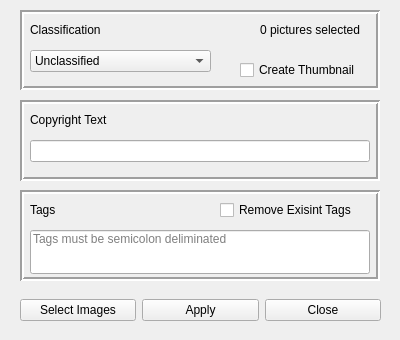
<?xml version="1.0" encoding="UTF-8"?>
<ui version="4.0">
 <class>MainWindow</class>
 <widget class="QMainWindow" name="MainWindow">
  <property name="geometry">
   <rect>
    <x>0</x>
    <y>0</y>
    <width>400</width>
    <height>340</height>
   </rect>
  </property>
  <property name="windowTitle">
   <string>Modify Metadata</string>
  </property>
  <property name="windowIcon">
   <iconset>
    <normalon>logo.png</normalon>
   </iconset>
  </property>
  <widget class="QWidget" name="centralwidget">
   <widget class="QFrame" name="frame_2">
    <property name="geometry">
     <rect>
      <x>20</x>
      <y>100</y>
      <width>360</width>
      <height>81</height>
     </rect>
    </property>
    <property name="frameShape">
     <enum>QFrame::Box</enum>
    </property>
    <property name="frameShadow">
     <enum>QFrame::Sunken</enum>
    </property>
    <property name="lineWidth">
     <number>2</number>
    </property>
    <widget class="QLineEdit" name="TextCopyright">
     <property name="geometry">
      <rect>
       <x>10</x>
       <y>40</y>
       <width>340</width>
       <height>22</height>
      </rect>
     </property>
    </widget>
    <widget class="QLabel" name="LabelCopyright">
     <property name="geometry">
      <rect>
       <x>10</x>
       <y>10</y>
       <width>91</width>
       <height>20</height>
      </rect>
     </property>
     <property name="text">
      <string>Copyright Text</string>
     </property>
    </widget>
   </widget>
   <widget class="QWidget" name="horizontalLayoutWidget">
    <property name="geometry">
     <rect>
      <x>20</x>
      <y>290</y>
      <width>361</width>
      <height>41</height>
     </rect>
    </property>
    <layout class="QHBoxLayout" name="horizontalLayout">
     <item>
      <widget class="QPushButton" name="ButtonSelectImages">
       <property name="text">
        <string>Select Images</string>
       </property>
      </widget>
     </item>
     <item>
      <widget class="QPushButton" name="ButtonApply">
       <property name="text">
        <string>Apply</string>
       </property>
      </widget>
     </item>
     <item>
      <widget class="QPushButton" name="ButtonClose">
       <property name="text">
        <string>Close</string>
       </property>
      </widget>
     </item>
    </layout>
   </widget>
   <widget class="QFrame" name="frame">
    <property name="geometry">
     <rect>
      <x>20</x>
      <y>10</y>
      <width>360</width>
      <height>80</height>
     </rect>
    </property>
    <property name="frameShape">
     <enum>QFrame::Box</enum>
    </property>
    <property name="frameShadow">
     <enum>QFrame::Sunken</enum>
    </property>
    <property name="lineWidth">
     <number>2</number>
    </property>
    <widget class="QComboBox" name="ComboClassification">
     <property name="geometry">
      <rect>
       <x>10</x>
       <y>40</y>
       <width>181</width>
       <height>22</height>
      </rect>
     </property>
     <item>
      <property name="text">
       <string>Unclassified</string>
      </property>
     </item>
    </widget>
    <widget class="QLabel" name="LabelCopyright_3">
     <property name="geometry">
      <rect>
       <x>10</x>
       <y>10</y>
       <width>91</width>
       <height>20</height>
      </rect>
     </property>
     <property name="text">
      <string>Classification</string>
     </property>
    </widget>
    <widget class="QLabel" name="LabelSelected">
     <property name="enabled">
      <bool>true</bool>
     </property>
     <property name="geometry">
      <rect>
       <x>190</x>
       <y>10</y>
       <width>150</width>
       <height>20</height>
      </rect>
     </property>
     <property name="autoFillBackground">
      <bool>false</bool>
     </property>
     <property name="text">
      <string>0 pictures selected</string>
     </property>
     <property name="alignment">
      <set>Qt::AlignRight|Qt::AlignTrailing|Qt::AlignVCenter</set>
     </property>
    </widget>
    <widget class="QCheckBox" name="checkBoxThumbnail">
     <property name="geometry">
      <rect>
       <x>220</x>
       <y>50</y>
       <width>131</width>
       <height>20</height>
      </rect>
     </property>
     <property name="text">
      <string>Create Thumbnail</string>
     </property>
    </widget>
   </widget>
   <widget class="QFrame" name="frame_3">
    <property name="geometry">
     <rect>
      <x>20</x>
      <y>190</y>
      <width>360</width>
      <height>91</height>
     </rect>
    </property>
    <property name="frameShape">
     <enum>QFrame::Box</enum>
    </property>
    <property name="frameShadow">
     <enum>QFrame::Sunken</enum>
    </property>
    <property name="lineWidth">
     <number>2</number>
    </property>
    <widget class="QLineEdit" name="TextTags">
     <property name="geometry">
      <rect>
       <x>10</x>
       <y>40</y>
       <width>340</width>
       <height>44</height>
      </rect>
     </property>
     <property name="alignment">
      <set>Qt::AlignLeading|Qt::AlignLeft|Qt::AlignTop</set>
     </property>
     <property name="placeholderText">
      <string>Tags must be semicolon deliminated</string>
     </property>
    </widget>
    <widget class="QLabel" name="LabelCopyright_2">
     <property name="geometry">
      <rect>
       <x>10</x>
       <y>10</y>
       <width>161</width>
       <height>20</height>
      </rect>
     </property>
     <property name="text">
      <string>Tags</string>
     </property>
    </widget>
    <widget class="QCheckBox" name="CheckBoxRemove">
     <property name="geometry">
      <rect>
       <x>200</x>
       <y>10</y>
       <width>151</width>
       <height>20</height>
      </rect>
     </property>
     <property name="text">
      <string>Remove Exisint Tags</string>
     </property>
     <property name="checked">
      <bool>false</bool>
     </property>
    </widget>
   </widget>
  </widget>
 </widget>
 <tabstops>
  <tabstop>ComboClassification</tabstop>
  <tabstop>TextCopyright</tabstop>
  <tabstop>TextTags</tabstop>
  <tabstop>CheckBoxRemove</tabstop>
  <tabstop>ButtonSelectImages</tabstop>
  <tabstop>ButtonApply</tabstop>
  <tabstop>ButtonClose</tabstop>
 </tabstops>
 <resources/>
 <connections/>
</ui>
